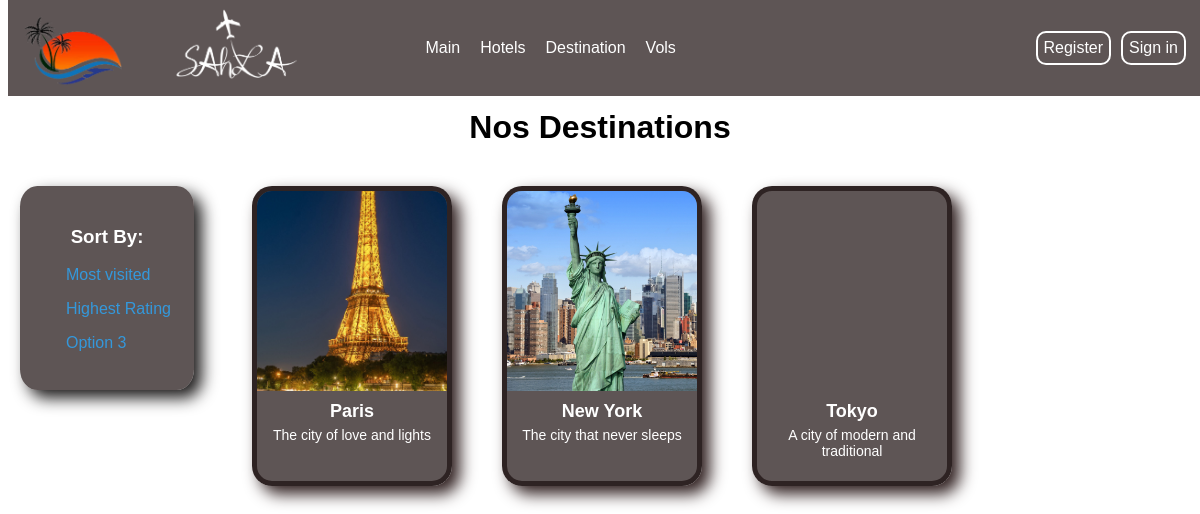
Page /destinations.php on the committed database.
### tables this page shows
CREATE TABLE Locations (
    LocationID INT PRIMARY KEY AUTO_INCREMENT,
    Name VARCHAR(255) NOT NULL,
    Description TEXT,
    ImageURL VARCHAR(255)
);

### destinations.php (the view, shortened to what this page needs)
<!DOCTYPE html>
<html lang="en">
<head>
    <link rel="stylesheet" href="assets/css/header.css">
    <link rel="stylesheet" href="assets/css/shop.css">
</head>
<body>
    <?php
    include 'header.php';
    ?>
    <center>
        <h1>Nos Destinations</h1>
    </center>
    <div class="container">
        <div id="cat">
            <h3 style="color:white; margin: 10px auto">Sort By:</h3>
            <a href="">Most visited</a>
            <a href="">Highest Rating</a>
            <a href="">Option 3</a>
        </div>
        <div id="Hotel-cards">
            <?php
            require 'assets/db/connect.php';
            $sqlQuery = "SELECT LocationID,Name,Description,ImageURL FROM locations LIMIT 30";
            $result = mysqli_query($conn, $sqlQuery);
            if ($result) {
                while ($row = mysqli_fetch_assoc($result)) {
                    $LocationName = $row['Name'];
                    $LocationID = $row['LocationID'];
                    $LocationDescription = $row['Description'];
                    $imageURL = $row['ImageURL'];
                    $firstImageURL = './assets/Images/destination/lieu-' . $LocationID . '/' . $imageURL . '';
                    echo "<a href='vols.php?location=$LocationID'><div class='Hotel-card'>";
                    echo '<div class="hotel-img" style="background-image: url(' . $firstImageURL . ');"></div>';
                    echo '<div class="hotel-name">' . $LocationName . '</div>';
                    echo '<div class="hotel-desc">' . $LocationDescription . '</div>';
                    echo '</div></a>';
                }
            } else {
                echo "Error: " . mysqli_error($yourDbConnection);
            }
            ?>
        </div>
    </div>
</body>
</html>

### assets/css/header.css (style rules this page uses)
* { align-items: center; box-sizing: border-box; font-family: 'Rubik', sans-serif; }
a { color: white; text-decoration: none; }

### assets/css/shop.css (style rules this page uses)
body { background-image: url('../Images/background.png'); background-size: cover; }
.container { min-height: 100vh; margin: 5vh 1vw; display: flex; align-items: flex-start; }
#cat { background: rgba(26, 14, 14,0.7); border-radius: 10%; padding: 30px 0; height: 100%; width: 15%; display: flex; flex-direction: column; align-items: start; box-shadow: 8px 8px 16px #1d1b1b; }
#cat a { margin-left: 30px; text-decoration: none; padding: 8px 16px; color: #3498db; border-radius: 5px; transition: background-color 0.3s, color 0.3s; }
#Hotel-cards { margin-left: 5%; width: 80%; display: flex; flex-wrap: wrap; gap: 50px; }
.Hotel-card { width: 200px; height: 300px; background-color: rgba(26, 14, 14,0.7); border: 5px solid rgba(26, 14, 14,0.7); font-family: 'Roboto', sans-serif; text-align: center; border-radius: 20px; overflow: hidden; cursor: pointer; box-shadow: 8px 8px 16px #2d1d1d; }
.hotel-img { width: 200px; height: 200px; background-image: url('../Images/Dubai.jpg'); background-size: cover; }
.hotel-name { font-size: 18px; font-weight: 550; margin-top: 10px; }
.hotel-desc { font-size: 14px; margin-top: 5px; }

### rows in the picture
locations: LocationID+ImageURL (picture), Name "Paris", Description "The city of love and lights"
locations: LocationID+ImageURL (picture), Name "New York", Description "The city that never sleeps"
locations: Name "Tokyo", Description "A city of modern and traditional"
